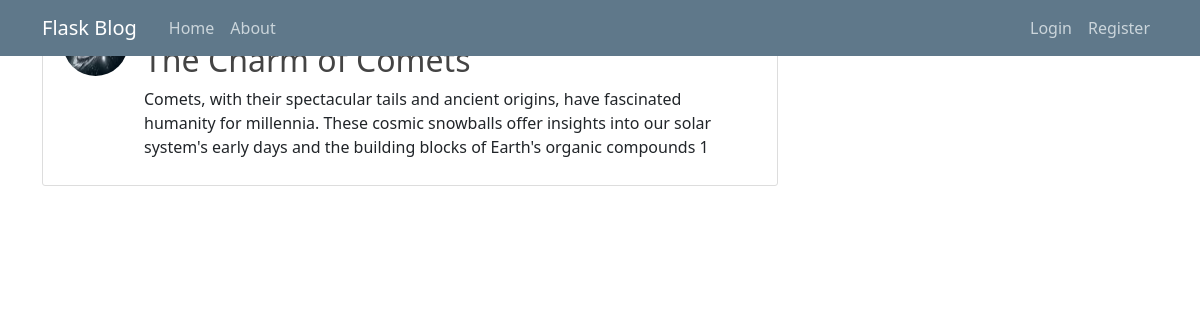
Screenshot of /post/26 with the database file from the repository.
### app/models.py (models this page shows, shortened)
class Posts(db.Model):
    id = db.Column(db.Integer, primary_key=True)
    title = db.Column(db.String(20), nullable=False)
    date_posted = db.Column(db.DateTime, nullable=False, default=datetime.utcnow)
    content = db.Column(db.Text, nullable=False)
    user_id = db.Column(db.Integer, db.ForeignKey('user.id'),nullable=False)

### app/posts/routes.py (the view)
@posts.route("/post/<int:post_id>")# type: ignore
def post(post_id):# type: ignore
    post = Posts.query.get_or_404(post_id)# type: ignore
    return render_template('post.html', title=post.title, post=post)

### app/templates/post.html (shortened to what this page needs)
{% extends "layout.html" %}
{% block content %}
    <article class="media content-section">
        <div class="media-body">
        <div class="article-metadata">
            <a class="mr-2" href="{{ url_for('users.user_post', username=post.author.username)}}">{{ post.author.username }}</a>
            <small class="text-muted">{{ post.date_posted.strftime('%d-%m-%Y %H:%M') }}</small>
        </div>
        <h2 class="article-title">{{ post.title }}</h2>
        <p class="article-content">{{ post.content }}</p>
        </div>
    </article>
{% endblock content %}

### app/static/main.css (style rules this page uses)
body { background: #fafafa; color: #333333; margin-top: 5rem; }
h1, h2, h3, h4, h5, h6 { color: #444444; }
.content-section { background: #ffffff; padding: 10px 20px; border: 1px solid #dddddd; border-radius: 3px; margin-bottom: 20px; }
.article-title { color: #444444; }
.article-content { white-space: pre-line; }
.article-metadata { padding-bottom: 1px; margin-bottom: 4px; border-bottom: 1px solid #e3e3e3 }

### rows the page displays
Posts: title "The Charm of Comets", content "Comets, with their spectacular tails and ancient origins, have fascinated humanity for millennia. These cosmic snowballs offer insights into our solar system's early days and the building blocks of Earth's organic compounds 1"
